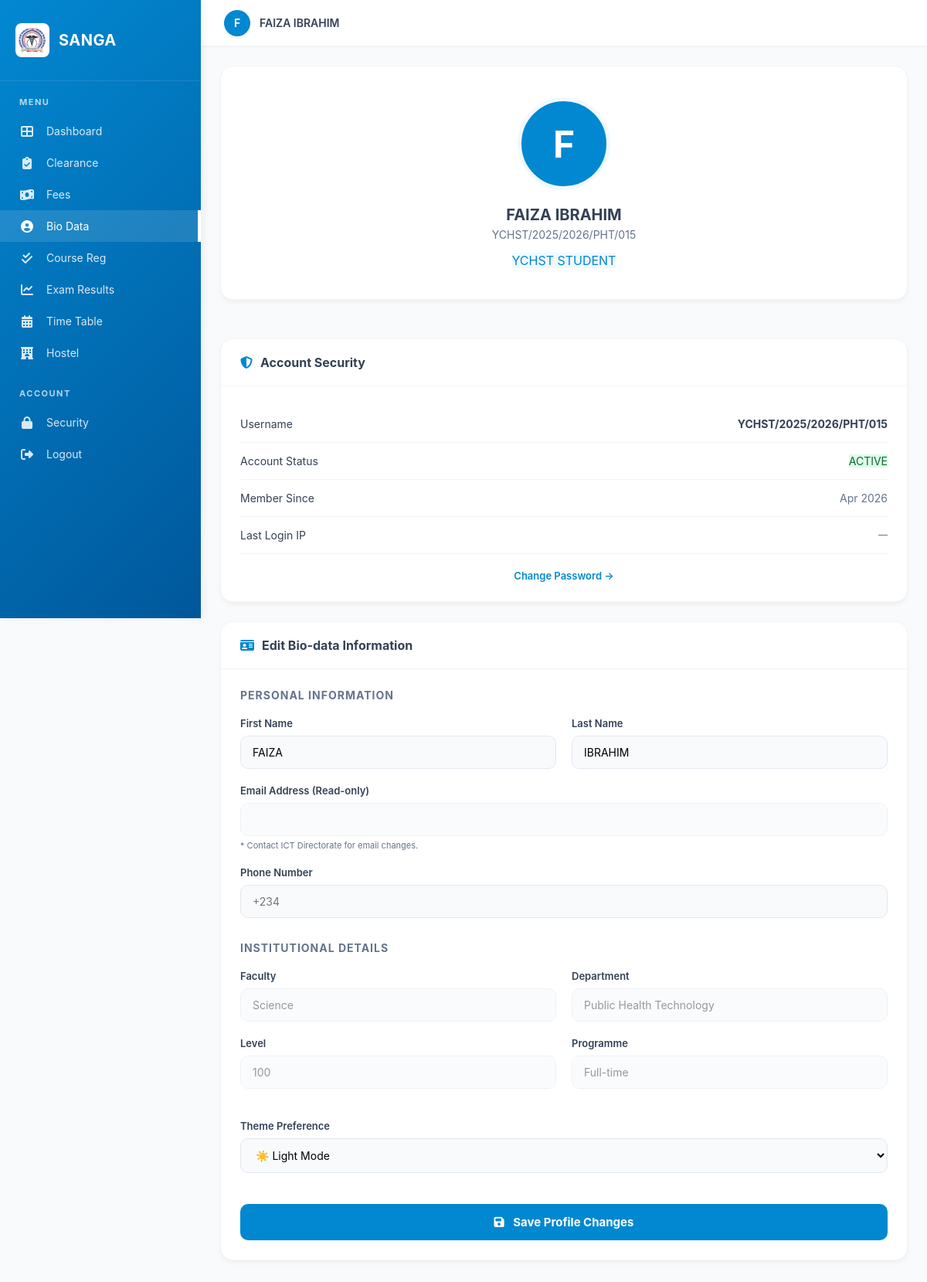
Page /profile/ (signed in) on the earlier database version.
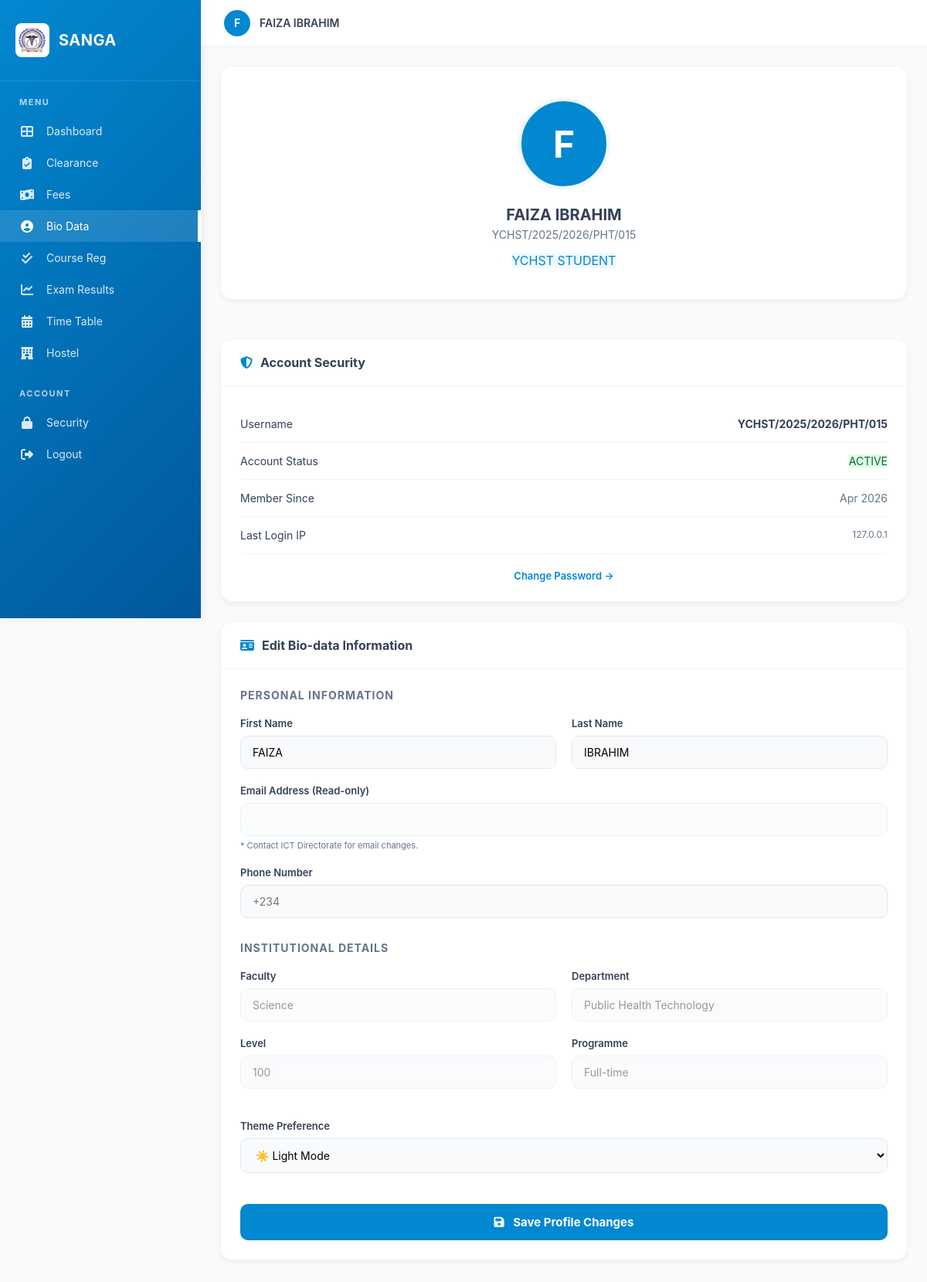
Same page on the later database version.
### accounts/models.py (models this page shows, shortened)
class User(AbstractUser):
    ROLE_CHOICES = [
        ('student', 'Student'),
        ('applicant', 'Applicant'),
        ('lecturer', 'Lecturer'),
        ('practical_master', 'Practical Master'),
        ('hod', 'Head of Department'),
        ('hod_coordinator', 'HOD Coordinator'),
        ('dean_students_affairs', 'Dean of Students Affairs'),
        ('deputy_dean_students_affairs', 'Deputy Dean of Students Affairs'),
        ('academic_secretary', 'Academic Secretary'),
        ('provost', 'Provost'),
        ('registrar', 'Registrar'),
        ('deputy_registrar', 'Deputy Registrar'),
        ('exams_officer', 'Exams & Records Officer'),
        ('admin_officer', 'Admin Officer'),
        ('bursary', 'Bursar'),
        ('liaison_officer', 'Liaison Officer'),
        ('hostel_admin', 'Hostel Administrator'),
        ('ict_director', 'ICT Director'),
        ('director', 'Director'),
    ]
    ROLE_BADGE_COLORS = {
        'student': 'blue',
        'applicant': 'cyan',
        'lecturer': 'teal',
        'practical_master': 'emerald',
        'hod': 'indigo',
        'hod_coordinator': 'violet',
        'dean_students_affairs': 'red',
        'deputy_dean_students_affairs': 'pink',
        'academic_secretary': 'amber',
        'provost': 'orange',
        'registrar': 'green',
        'deputy_registrar': 'lime',
        'exams_officer': 'purple',
        'admin_officer': 'sky',
        'bursary': 'yellow',
        'liaison_officer': 'cyan',
        'hostel_admin': 'orange',
        'ict_director': 'slate',
        'director': 'black',
    }
    username = models.CharField(
        _('username'),
        max_length=50,
        unique=True,
        help_text=_('Required. 50 characters or fewer. Matric number for students.'),
        validators=[],  # Remove default validator to allow matric number format
        error_messages={
            'unique': _("A user with that username already exists."),
        },
    )
    role = models.CharField(
        max_length=30,
        choices=ROLE_CHOICES,
        default='student',
        help_text="User role in the system"
    )
    must_change_password = models.BooleanField(
        default=False,
        help_text="Force user to change password on next login"
    )
    failed_login_attempts = models.PositiveIntegerField(default=0)
    account_locked_until = models.DateTimeField(null=True, blank=True)
    last_login_ip = models.GenericIPAddressField(null=True, blank=True)
    phone_regex = RegexValidator(
        regex=r'^\+?1?\d{9,15}$',
        message="Phone number must be entered in the format: '+999999999'. Up to 15 digits allowed."
    )
    phone_number = models.CharField(
        validators=[phone_regex],
        max_length=17,
        blank=True,
        help_text="Phone number in international format"
    )
    GENDER_CHOICES = [
        ('male', 'Male'),
        ('female', 'Female'),
        ('other', 'Other'),
    ]
    gender = models.CharField(
        max_length=10,
        choices=GENDER_CHOICES,
        blank=True,
        null=True
    )
    date_of_birth = models.DateField(null=True, blank=True)
    address = models.TextField(blank=True)
    profile_picture = models.ImageField(
        upload_to='profile_pictures/',
        null=True,
        blank=True
    )
    is_otp_verified = models.BooleanField(default=False)
    otp_secret = models.CharField(max_length=32, blank=True, null=True)
    two_fa_enabled = models.BooleanField(default=False)
    THEME_CHOICES = [('light', 'Light'), ('dark', 'Dark')]
    theme_preference = models.CharField(
        max_length=10, choices=THEME_CHOICES, default='light'
    )
    created_at = models.DateTimeField(auto_now_add=True)
    updated_at = models.DateTimeField(auto_now=True)
    class Meta:
        verbose_name = 'User'
        verbose_name_plural = 'Users'
    def get_role_display(self):
        return dict(self.ROLE_CHOICES).get(self.role, self.role)
    def get_role_badge_color(self):
        return self.ROLE_BADGE_COLORS.get(self.role, 'gray')
    @property
    def is_locked(self):
        if self.account_locked_until and self.account_locked_until > timezone.now():
            return True
        return False

### portal/views.py (the view, shortened to what this page needs)
# urls.py: path('profile/', views.profile_view, name='profile'),
@login_required_portal
def profile_view(request):
    user = request.user
    profile = None
    try:
        if user.role == 'student':
            profile = user.student_profile
        else:
            profile = user.staff_profile
    except Exception:
        pass
    return render(request, 'profile/profile.html', {'profile': profile})

### templates/profile/profile.html (shortened to what the changed rows need)
{% extends base_template|default:'base_student.html' %}
{% load static %}
{% block content %}
<div class="profile-layout">
    <div style="display: flex; flex-direction: column; gap: 25px;">
        <div class="card profile-sidebar-card">
            {% if user.profile_picture %}
                <img src="{{ user.profile_picture.url }}" alt="Profile" class="profile-avatar-large">
            {% else %}
                <div class="avatar-placeholder-large">{{ user.first_name|first|upper }}</div>
            {% endif %}
            <h2 style="font-size: 20px; font-weight: 700; color: var(--text-dark);">{{ user.get_full_name }}</h2>
            <p style="color: var(--text-muted); font-size: 14px; margin-top: 5px;">{{ profile.matriculation_number|default:"Student" }}</p>
            <div style="margin-top: 15px;">
                <span class="paid-badge" style="background: var(--light-blue-bg); color: var(--primary-blue);">YCHST STUDENT</span>
            </div>
        </div>
        <div class="card">
            <div class="card-body">
                <div class="security-item">
                    <span>Username</span>
                    <strong class="font-mono">{{ user.username }}</strong>
                </div>
                <div class="security-item">
                    <span>Member Since</span>
                    <span style="color: var(--text-muted);">{{ user.date_joined|date:"M Y" }}</span>
                </div>
                <div class="security-item">
                    <span>Last Login IP</span>
                    <span class="font-mono" style="font-size: 12px; color: var(--text-muted);">{{ user.last_login_ip|default:"—" }}</span>
                </div>
            </div>
        </div>
    </div>
    <div class="card">
        <div class="card-body">
            <form method="post">
                <div style="display: grid; grid-template-columns: 1fr 1fr; gap: 20px;">
                    <div class="custom-form-group">
                        <label class="custom-form-label">First Name</label>
                        <input type="text" name="first_name" value="{{ user.first_name }}" class="custom-form-control">
                    </div>
                    <div class="custom-form-group">
                        <label class="custom-form-label">Last Name</label>
                        <input type="text" name="last_name" value="{{ user.last_name }}" class="custom-form-control">
                    </div>
                </div>
                <div class="custom-form-group" style="margin-top: 20px;">
                    <label class="custom-form-label">Theme Preference</label>
                    <select name="theme_preference" class="custom-form-control">
                        <option value="light" {% if user.theme_preference == 'light' %}selected{% endif %}>☀️ Light Mode</option>
                    </select>
                </div>
            </form>
        </div>
    </div>
</div>
{% endblock %}

### templates/base_student.html (shortened to what this page needs)
{% load static %}
<!DOCTYPE html>
<html lang="en">
<head>
    <link rel="stylesheet" href="https://cdnjs.cloudflare.com/ajax/libs/font-awesome/6.4.0/css/all.min.css">
</head>
<body class="{% block body_class %}{% endblock %}">
    <div id="app-viewport" style="display:flex;">
        <aside class="custom-sidebar">
            <div class="sidebar-header">
                <img src="{% static 'img/logo.png' %}" alt="Logo">
                <h2>SANGA</h2>
            </div>
            <div class="nav-group">
                <div class="nav-title">Menu</div>
                <ul class="nav-list">
                    <li><a href="{% url 'portal:dashboard' %}" class="nav-link {% if request.resolver_match.url_name == 'dashboard' %}active{% endif %}"><i class="fas fa-th-large"></i> Dashboard</a></li>
                    <li><a href="{% url 'clearance:dashboard' %}" class="nav-link {% if 'clearance' in request.path %}active{% endif %}"><i class="fas fa-clipboard-check"></i> Clearance</a></li>
                    <li><a href="{% url 'portal:student_fees' %}" class="nav-link {% if 'fee' in request.path %}active{% endif %}"><i class="fas fa-money-bill-wave"></i> Fees</a></li>
                    <li><a href="{% url 'portal:profile' %}" class="nav-link {% if 'profile' in request.path %}active{% endif %}"><i class="fas fa-user-circle"></i> Bio Data</a></li>
                    <li><a href="{% url 'portal:course_registration' %}" class="nav-link {% if 'registration' in request.path %}active{% endif %}"><i class="fas fa-check-double"></i> Course Reg</a></li>
                    <li><a href="{% url 'portal:student_results' %}" class="nav-link {% if 'results' in request.path %}active{% endif %}"><i class="fas fa-chart-line"></i> Exam Results</a></li>
                    <li><a href="{% url 'portal:timetable' %}" class="nav-link {% if 'timetable' in request.path %}active{% endif %}"><i class="fas fa-calendar-alt"></i> Time Table</a></li>
                    <li><a href="{% url 'hostels:student_dashboard' %}" class="nav-link {% if 'hostel' in request.path %}active{% endif %}"><i class="fas fa-hotel"></i> Hostel</a></li>
                </ul>
            </div>
            <div class="nav-group">
                <div class="nav-title">Account</div>
                <ul class="nav-list">
                    <li><a href="{% url 'portal:change_password' %}" class="nav-link"><i class="fas fa-lock"></i> Security</a></li>
                    <li><a href="{% url 'portal:logout' %}" class="nav-link"><i class="fas fa-sign-out-alt"></i> Logout</a></li>
                </ul>
            </div>
        </aside>
        <main class="dashboard-main">
            <header class="custom-topbar">
                <div class="topbar-profile">
                    {% if user.profile_picture %}
                        <img src="{{ user.profile_picture.url }}" alt="Profile">
                    {% else %}
                        <div class="avatar-placeholder">{{ user.first_name|first|upper }}</div>
                    {% endif %}
                    <span>{{ user.get_full_name|default:user.username }}</span>
                </div>
            </header>
            <div class="page-content">
                {% block content %}{% endblock %}
            </div>
        </main>
    </div>
</body>
</html>

Differences in the rows shown:
changed User "FAIZA IBRAHIM": last_login_ip "—" → "127.0.0.1"
